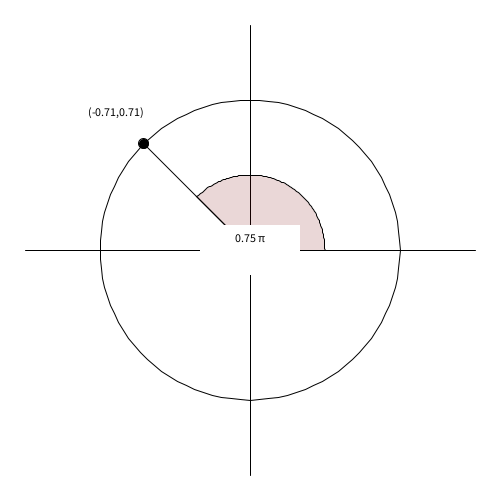
Frame 1 (no input)
Frame 60 (the mouse pressed at the canvas centre just before this capture): identical to frame 1, image omitted
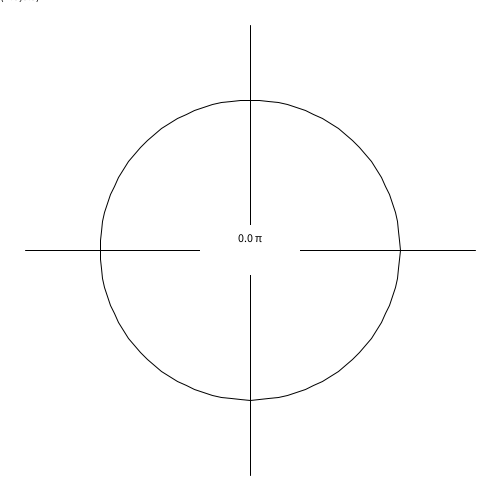
Frame 120 (the mouse held since frame 60 and released just before this capture)

The Processing sketch that drew these frames (run headless with seeded random() and noise(); from frame 60 on, the mouse is pressed at the canvas centre):

// Processing sketch: UnitCircle
// ── UnitCircle.pde
float circleRadius = 150;

void setup() {
  size(500, 500);
}

void draw() {
  background(255, 255, 255);

  drawCircle();
  drawAxes();

  String string = "" + atan2(mouseY-250, mouseX-250);
  string = string + ".  " + cos(atan2(mouseY-250, mouseX-250));

  float angle = atan2(mouseY-250, mouseX-250);

  /* make angle obey mathematical convention */
  angle = -angle;
  if (angle < 0) angle += 2*PI;

  float cosVal = cos(angle);
  float sinVal = sin(angle);

  String angleStr = round(angle/PI*100.0)/100.0 + " π";
  String cosValStr = round(cosVal*100.0)/100.0 + "";
  String sinValStr = round(sinVal*100.0)/100.0 + "";

  float vecLength = sqrt(pow(mouseX-250, 2) + pow(mouseY-250, 2));
  float xCoord = 250 + circleRadius*(mouseX-250)/vecLength;
  float yCoord = 250 + circleRadius*(mouseY-250)/vecLength;

  float textXCoord = 250 + (40+circleRadius)*(mouseX-250)/vecLength;
  float textYCoord = 250 + (40+circleRadius)*(mouseY-250)/vecLength;

  line(250, 250, xCoord, yCoord);
  fill(0, 0, 0);
  ellipse(xCoord, yCoord, 10, 10);

  textAlign(CENTER);
  text("(" + cosValStr + "," + sinValStr + ")", textXCoord, textYCoord);




  /* fill in angle */

  stroke(0);
  fill(120, 0, 0, 40);
  beginShape();
  vertex(250, 250);

  for (int i = 0; i <= 100; i++) {
    vertex(250+circleRadius*cos(-i*angle/100.0)/2.0, 250+circleRadius*sin(-i*angle/100.0)/2.0);
  }

  endShape(CLOSE);
  
  fill(255, 255, 255);
  noStroke();
  rect(200, 225, 100, 50);
  fill(0);
  text(angleStr, 250, 242);
}

void drawCircle() {
  stroke(0);
  noFill();
  beginShape();
  for (int i=0; i < 100; i++) {
    vertex(250+circleRadius*cos(i*2*PI/100.0), 250+circleRadius*sin(i*2*PI/100.0));
  }
  endShape(CLOSE);
}


void drawAxes() {
  stroke(0);
  line(250, 250 + 1.5*circleRadius, 250, 250 - 1.5*circleRadius);
  line(250 + 1.5*circleRadius, 250, 250 - 1.5*circleRadius, 250);
}
